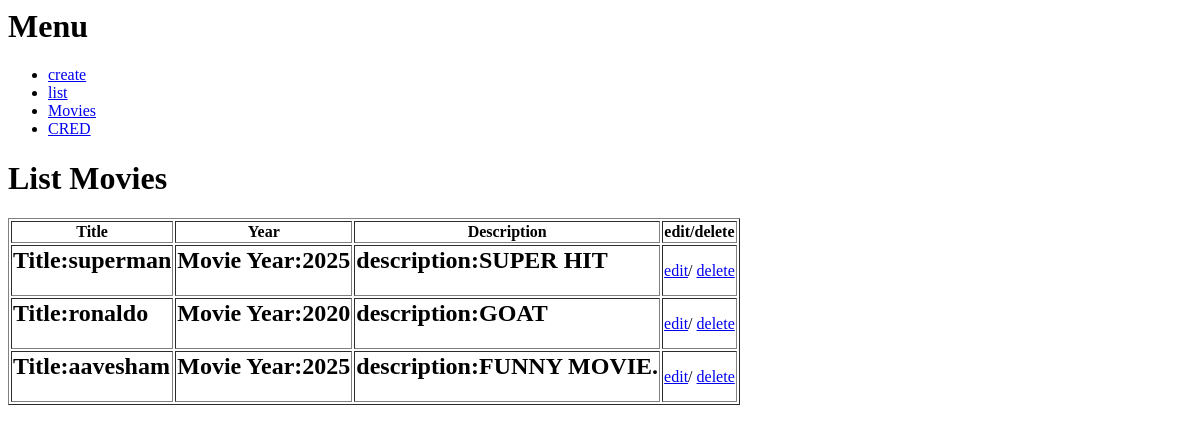
The page /cred/ on the database as committed earlier.
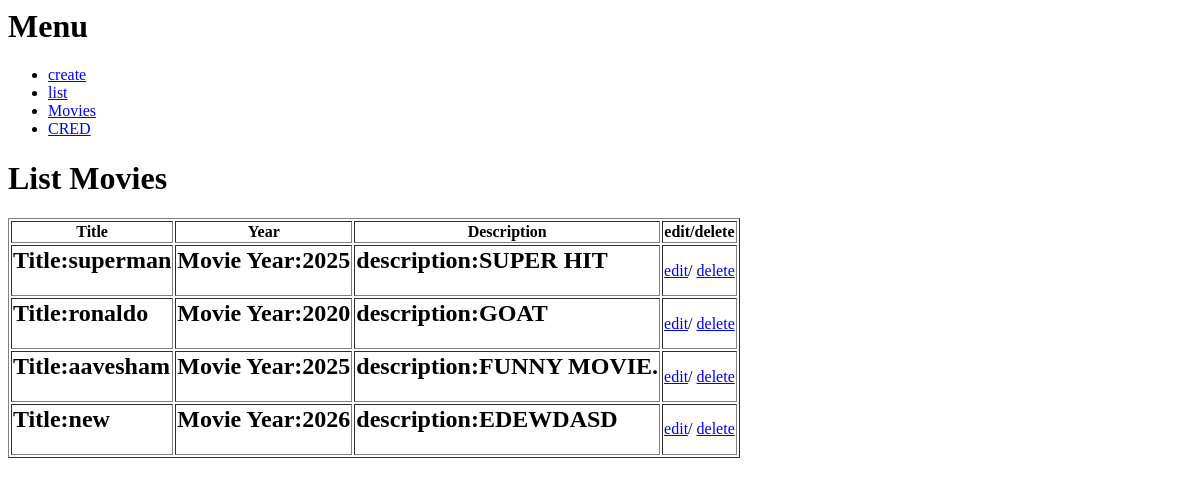
The same page on the database as committed later.
### movies/models.py (models this page shows, shortened)
class MovieInfo(models.Model):
    title = models.CharField(max_length=250)
    year = models.IntegerField()
    description = models.TextField()

### movies/views.py (the view)
# urls.py: path('cred/',views.cred,name='cred')
def cred(request):
    movie_set = MovieInfo.objects.all()
    return render(request, 'cred.html',{'movies':movie_set})

### templates/cred.html
{%extends 'parent.html'%}
{%block content%}
    <h1>List Movies</h1>
    <table border ="1">
    <tr><th>Title</th><th>Year</th><th>Description</th><th>edit/delete</th></tr>
        {% for movieobj in movies %}
        <tr>
            <td><h2>Title:{{movieobj.title}}</h2></td>
            <td><h2>Movie Year:{{movieobj.year}}</h2></td>
            <td><h2>description:{{movieobj.description | upper}}</h2></td>
            <td>
                <a href="{% url 'edit' movieobj.id%}">edit</a>/
                <a href="{% url 'delete' movieobj.id %}">delete</a>
            </td>
        </tr>
        {% endfor %}
    </table>
{%endblock%}

Rows that differ between the two databases and show on the page:
added MovieInfo: title "new", year "2026", description "EDEWDASD"
